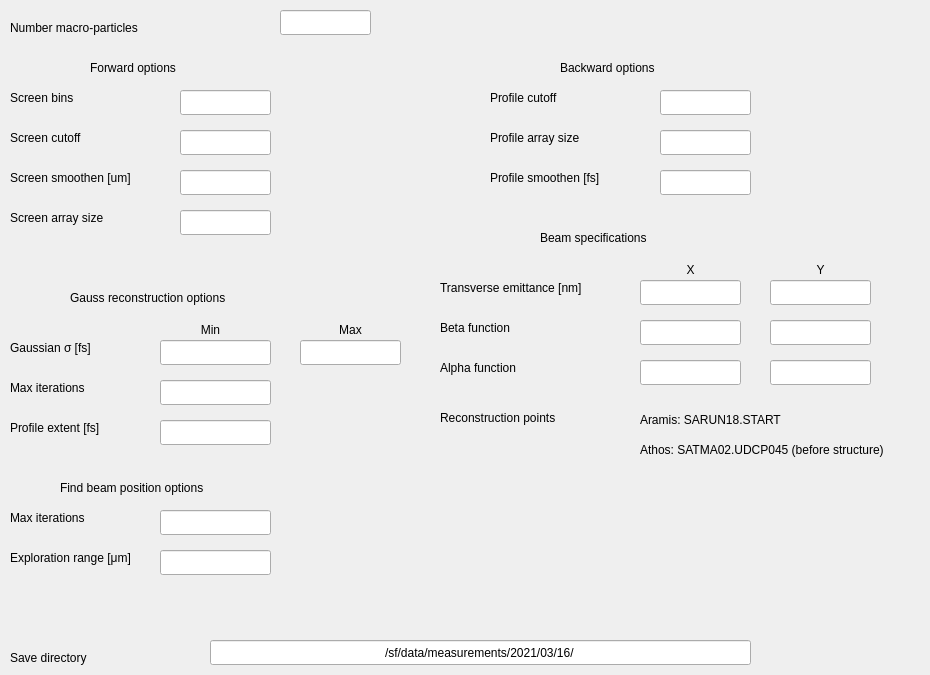
    <widget class="QWidget" name="tab_2">
     <attribute name="title">
      <string>Settings</string>
     </attribute>
     <widget class="QLabel" name="label_9">
      <property name="geometry">
       <rect>
        <x>440</x>
        <y>280</y>
        <width>211</width>
        <height>16</height>
       </rect>
      </property>
      <property name="text">
       <string>Transverse emittance [nm]</string>
      </property>
     </widget>
     <widget class="QLineEdit" name="TransEmittanceX">
      <property name="geometry">
       <rect>
        <x>640</x>
        <y>280</y>
        <width>101</width>
        <height>25</height>
       </rect>
      </property>
      <property name="text">
       <string/>
      </property>
      <property name="alignment">
       <set>Qt::AlignCenter</set>
      </property>
     </widget>
     <widget class="QLineEdit" name="TransEmittanceY">
      <property name="geometry">
       <rect>
        <x>770</x>
        <y>280</y>
        <width>101</width>
        <height>25</height>
       </rect>
      </property>
      <property name="text">
       <string/>
      </property>
      <property name="alignment">
       <set>Qt::AlignCenter</set>
      </property>
     </widget>
     <widget class="QLineEdit" name="N_Particles">
      <property name="geometry">
       <rect>
        <x>280</x>
        <y>10</y>
        <width>91</width>
        <height>25</height>
       </rect>
      </property>
      <property name="text">
       <string/>
      </property>
      <property name="alignment">
       <set>Qt::AlignCenter</set>
      </property>
     </widget>
     <widget class="QLineEdit" name="ScreenBins">
      <property name="geometry">
       <rect>
        <x>180</x>
        <y>90</y>
        <width>91</width>
        <height>25</height>
       </rect>
      </property>
      <property name="text">
       <string/>
      </property>
      <property name="alignment">
       <set>Qt::AlignCenter</set>
      </property>
     </widget>
     <widget class="QLabel" name="label_11">
      <property name="geometry">
       <rect>
        <x>10</x>
        <y>130</y>
        <width>161</width>
        <height>16</height>
       </rect>
      </property>
      <property name="text">
       <string>Screen cutoff</string>
      </property>
     </widget>
     <widget class="QLabel" name="label_12">
      <property name="geometry">
       <rect>
        <x>10</x>
        <y>170</y>
        <width>161</width>
        <height>16</height>
       </rect>
      </property>
      <property name="text">
       <string>Screen smoothen [um]</string>
      </property>
     </widget>
     <widget class="QLabel" name="label_8">
      <property name="geometry">
       <rect>
        <x>10</x>
        <y>20</y>
        <width>161</width>
        <height>16</height>
       </rect>
      </property>
      <property name="text">
       <string>Number macro-particles</string>
      </property>
     </widget>
     <widget class="QLabel" name="label_10">
      <property name="geometry">
       <rect>
        <x>10</x>
        <y>90</y>
        <width>161</width>
        <height>16</height>
       </rect>
      </property>
      <property name="text">
       <string>Screen bins</string>
      </property>
     </widget>
     <widget class="QLabel" name="label_13">
      <property name="geometry">
       <rect>
        <x>490</x>
        <y>90</y>
        <width>161</width>
        <height>16</height>
       </rect>
      </property>
      <property name="text">
       <string>Profile cutoff</string>
      </property>
     </widget>
     <widget class="QLabel" name="label_14">
      <property name="geometry">
       <rect>
        <x>490</x>
        <y>130</y>
        <width>161</width>
        <height>16</height>
       </rect>
      </property>
      <property name="text">
       <string>Profile array size</string>
      </property>
     </widget>
     <widget class="QLineEdit" name="ProfileSize">
      <property name="geometry">
       <rect>
        <x>660</x>
        <y>130</y>
        <width>91</width>
        <height>25</height>
       </rect>
      </property>
      <property name="text">
       <string/>
      </property>
      <property name="alignment">
       <set>Qt::AlignCenter</set>
      </property>
     </widget>
     <widget class="QLineEdit" name="ProfileCutoff">
      <property name="geometry">
       <rect>
        <x>660</x>
        <y>90</y>
        <width>91</width>
        <height>25</height>
       </rect>
      </property>
      <property name="text">
       <string/>
      </property>
      <property name="alignment">
       <set>Qt::AlignCenter</set>
      </property>
     </widget>
     <widget class="QLineEdit" name="ScreenSmoothen">
      <property name="geometry">
       <rect>
        <x>180</x>
        <y>170</y>
        <width>91</width>
        <height>25</height>
       </rect>
      </property>
      <property name="text">
       <string/>
      </property>
      <property name="alignment">
       <set>Qt::AlignCenter</set>
      </property>
     </widget>
     <widget class="QLineEdit" name="ScreenCutoff">
      <property name="geometry">
       <rect>
        <x>180</x>
        <y>130</y>
        <width>91</width>
        <height>25</height>
       </rect>
      </property>
      <property name="text">
       <string/>
      </property>
      <property name="alignment">
       <set>Qt::AlignCenter</set>
      </property>
     </widget>
     <widget class="QLabel" name="label_31">
      <property name="geometry">
       <rect>
        <x>10</x>
        <y>340</y>
        <width>161</width>
        <height>16</height>
       </rect>
      </property>
      <property name="text">
       <string>Gaussian σ [fs]</string>
      </property>
     </widget>
     <widget class="QLineEdit" name="SigTfsMin">
      <property name="geometry">
       <rect>
        <x>160</x>
        <y>340</y>
        <width>111</width>
        <height>25</height>
       </rect>
      </property>
      <property name="text">
       <string/>
      </property>
      <property name="alignment">
       <set>Qt::AlignCenter</set>
      </property>
     </widget>
     <widget class="QLabel" name="label_33">
      <property name="geometry">
       <rect>
        <x>160</x>
        <y>320</y>
        <width>101</width>
        <height>20</height>
       </rect>
      </property>
      <property name="text">
       <string>Min</string>
      </property>
      <property name="alignment">
       <set>Qt::AlignCenter</set>
      </property>
     </widget>
     <widget class="QLineEdit" name="SigTfsMax">
      <property name="geometry">
       <rect>
        <x>300</x>
        <y>340</y>
        <width>101</width>
        <height>25</height>
       </rect>
      </property>
      <property name="text">
       <string/>
      </property>
      <property name="alignment">
       <set>Qt::AlignCenter</set>
      </property>
     </widget>
     <widget class="QLabel" name="label_34">
      <property name="geometry">
       <rect>
        <x>300</x>
        <y>320</y>
        <width>101</width>
        <height>20</height>
       </rect>
      </property>
      <property name="text">
       <string>Max</string>
      </property>
      <property name="alignment">
       <set>Qt::AlignCenter</set>
      </property>
     </widget>
     <widget class="QLabel" name="label_36">
      <property name="geometry">
       <rect>
        <x>10</x>
        <y>420</y>
        <width>121</width>
        <height>16</height>
       </rect>
      </property>
      <property name="text">
       <string>Profile extent [fs]</string>
      </property>
     </widget>
     <widget class="QLineEdit" name="ProfileExtent">
      <property name="geometry">
       <rect>
        <x>160</x>
        <y>420</y>
        <width>111</width>
        <height>25</height>
       </rect>
      </property>
      <property name="text">
       <string/>
      </property>
      <property name="alignment">
       <set>Qt::AlignCenter</set>
      </property>
     </widget>
     <widget class="QLabel" name="label_41">
      <property name="geometry">
       <rect>
        <x>10</x>
        <y>650</y>
        <width>201</width>
        <height>16</height>
       </rect>
      </property>
      <property name="text">
       <string>Save directory</string>
      </property>
     </widget>
     <widget class="QLineEdit" name="SaveDir">
      <property name="geometry">
       <rect>
        <x>210</x>
        <y>640</y>
        <width>541</width>
        <height>25</height>
       </rect>
      </property>
      <property name="text">
       <string>/sf/data/measurements/2021/03/16/</string>
      </property>
      <property name="alignment">
       <set>Qt::AlignCenter</set>
      </property>
     </widget>
     <widget class="QLabel" name="label_15">
      <property name="geometry">
       <rect>
        <x>90</x>
        <y>60</y>
        <width>161</width>
        <height>16</height>
       </rect>
      </property>
      <property name="text">
       <string>Forward options</string>
      </property>
     </widget>
     <widget class="QLabel" name="label_16">
      <property name="geometry">
       <rect>
        <x>10</x>
        <y>210</y>
        <width>161</width>
        <height>16</height>
       </rect>
      </property>
      <property name="text">
       <string>Screen array size</string>
      </property>
     </widget>
     <widget class="QLineEdit" name="ScreenSize">
      <property name="geometry">
       <rect>
        <x>180</x>
        <y>210</y>
        <width>91</width>
        <height>25</height>
       </rect>
      </property>
      <property name="text">
       <string/>
      </property>
      <property name="alignment">
       <set>Qt::AlignCenter</set>
      </property>
     </widget>
     <widget class="QLabel" name="label_18">
      <property name="geometry">
       <rect>
        <x>560</x>
        <y>60</y>
        <width>161</width>
        <height>16</height>
       </rect>
      </property>
      <property name="text">
       <string>Backward options</string>
      </property>
     </widget>
     <widget class="QLabel" name="label_24">
      <property name="geometry">
       <rect>
        <x>490</x>
        <y>170</y>
        <width>161</width>
        <height>16</height>
       </rect>
      </property>
      <property name="text">
       <string>Profile smoothen [fs]</string>
      </property>
     </widget>
     <widget class="QLineEdit" name="ProfileSmoothen">
      <property name="geometry">
       <rect>
        <x>660</x>
        <y>170</y>
        <width>91</width>
        <height>25</height>
       </rect>
      </property>
      <property name="text">
       <string/>
      </property>
      <property name="alignment">
       <set>Qt::AlignCenter</set>
      </property>
     </widget>
     <widget class="QLabel" name="label_17">
      <property name="geometry">
       <rect>
        <x>70</x>
        <y>290</y>
        <width>191</width>
        <height>16</height>
       </rect>
      </property>
      <property name="text">
       <string>Gauss reconstruction options</string>
      </property>
     </widget>
     <widget class="QLabel" name="label_35">
      <property name="geometry">
       <rect>
        <x>10</x>
        <y>380</y>
        <width>101</width>
        <height>16</height>
       </rect>
      </property>
      <property name="text">
       <string>Max iterations</string>
      </property>
     </widget>
     <widget class="QLineEdit" name="GaussReconMaxIter">
      <property name="geometry">
       <rect>
        <x>160</x>
        <y>380</y>
        <width>111</width>
        <height>25</height>
       </rect>
      </property>
      <property name="text">
       <string/>
      </property>
      <property name="alignment">
       <set>Qt::AlignCenter</set>
      </property>
     </widget>
     <widget class="QLabel" name="label_25">
      <property name="geometry">
       <rect>
        <x>540</x>
        <y>230</y>
        <width>191</width>
        <height>16</height>
       </rect>
      </property>
      <property name="text">
       <string>Beam specifications</string>
      </property>
     </widget>
     <widget class="QLabel" name="label_38">
      <property name="geometry">
       <rect>
        <x>640</x>
        <y>260</y>
        <width>101</width>
        <height>20</height>
       </rect>
      </property>
      <property name="text">
       <string>X</string>
      </property>
      <property name="alignment">
       <set>Qt::AlignCenter</set>
      </property>
     </widget>
     <widget class="QLabel" name="label_39">
      <property name="geometry">
       <rect>
        <x>770</x>
        <y>260</y>
        <width>101</width>
        <height>20</height>
       </rect>
      </property>
      <property name="text">
       <string>Y</string>
      </property>
      <property name="alignment">
       <set>Qt::AlignCenter</set>
      </property>
     </widget>
     <widget class="QLabel" name="label_26">
      <property name="geometry">
       <rect>
        <x>440</x>
        <y>320</y>
        <width>141</width>
        <height>16</height>
       </rect>
      </property>
      <property name="text">
       <string>Beta function</string>
      </property>
     </widget>
     <widget class="QLineEdit" name="BetaY">
      <property name="geometry">
       <rect>
        <x>770</x>
        <y>320</y>
        <width>101</width>
        <height>25</height>
       </rect>
      </property>
      <property name="text">
       <string/>
      </property>
      <property name="alignment">
       <set>Qt::AlignCenter</set>
      </property>
     </widget>
     <widget class="QLineEdit" name="BetaX">
      <property name="geometry">
       <rect>
        <x>640</x>
        <y>320</y>
        <width>101</width>
        <height>25</height>
       </rect>
      </property>
      <property name="text">
       <string/>
      </property>
      <property name="alignment">
       <set>Qt::AlignCenter</set>
      </property>
     </widget>
     <widget class="QLineEdit" name="AlphaX">
      <property name="geometry">
       <rect>
        <x>640</x>
        <y>360</y>
        <width>101</width>
        <height>25</height>
       </rect>
      </property>
      <property name="text">
       <string/>
      </property>
      <property name="alignment">
       <set>Qt::AlignCenter</set>
      </property>
     </widget>
     <widget class="QLabel" name="label_27">
      <property name="geometry">
       <rect>
        <x>440</x>
        <y>360</y>
        <width>141</width>
        <height>16</height>
       </rect>
      </property>
      <property name="text">
       <string>Alpha function</string>
      </property>
     </widget>
     <widget class="QLineEdit" name="AlphaY">
      <property name="geometry">
       <rect>
        <x>770</x>
        <y>360</y>
        <width>101</width>
        <height>25</height>
       </rect>
      </property>
      <property name="text">
       <string/>
      </property>
      <property name="alignment">
       <set>Qt::AlignCenter</set>
      </property>
     </widget>
     <widget class="QLabel" name="label_28">
      <property name="geometry">
       <rect>
        <x>440</x>
        <y>410</y>
        <width>191</width>
        <height>16</height>
       </rect>
      </property>
      <property name="text">
       <string>Reconstruction points</string>
      </property>
     </widget>
     <widget class="QLabel" name="label_42">
      <property name="geometry">
       <rect>
        <x>640</x>
        <y>410</y>
        <width>171</width>
        <height>20</height>
       </rect>
      </property>
      <property name="text">
       <string>Aramis: SARUN18.START </string>
      </property>
      <property name="alignment">
       <set>Qt::AlignLeading|Qt::AlignLeft|Qt::AlignVCenter</set>
      </property>
     </widget>
     <widget class="QLabel" name="label_43">
      <property name="geometry">
       <rect>
        <x>640</x>
        <y>440</y>
        <width>281</width>
        <height>20</height>
       </rect>
      </property>
      <property name="text">
       <string>Athos: SATMA02.UDCP045 (before structure)</string>
      </property>
      <property name="alignment">
       <set>Qt::AlignLeading|Qt::AlignLeft|Qt::AlignVCenter</set>
      </property>
     </widget>
     <widget class="QLabel" name="label_48">
      <property name="geometry">
       <rect>
        <x>60</x>
        <y>480</y>
        <width>191</width>
        <height>16</height>
       </rect>
      </property>
      <property name="text">
       <string>Find beam position options</string>
      </property>
     </widget>
     <widget class="QLabel" name="label_71">
      <property name="geometry">
       <rect>
        <x>10</x>
        <y>510</y>
        <width>101</width>
        <height>16</height>
       </rect>
      </property>
      <property name="text">
       <string>Max iterations</string>
      </property>
     </widget>
     <widget class="QLineEdit" name="FindBeamMaxIter">
      <property name="geometry">
       <rect>
        <x>160</x>
        <y>510</y>
        <width>111</width>
        <height>25</height>
       </rect>
      </property>
      <property name="text">
       <string/>
      </property>
      <property name="alignment">
       <set>Qt::AlignCenter</set>
      </property>
     </widget>
     <widget class="QLineEdit" name="FindBeamExplorationRange">
      <property name="geometry">
       <rect>
        <x>160</x>
        <y>550</y>
        <width>111</width>
        <height>25</height>
       </rect>
      </property>
      <property name="text">
       <string/>
      </property>
      <property name="alignment">
       <set>Qt::AlignCenter</set>
      </property>
     </widget>
     <widget class="QLabel" name="label_75">
      <property name="geometry">
       <rect>
        <x>10</x>
        <y>550</y>
        <width>141</width>
        <height>16</height>
       </rect>
      </property>
      <property name="text">
       <string>Exploration range [μm]</string>
      </property>
     </widget>
    </widget>
